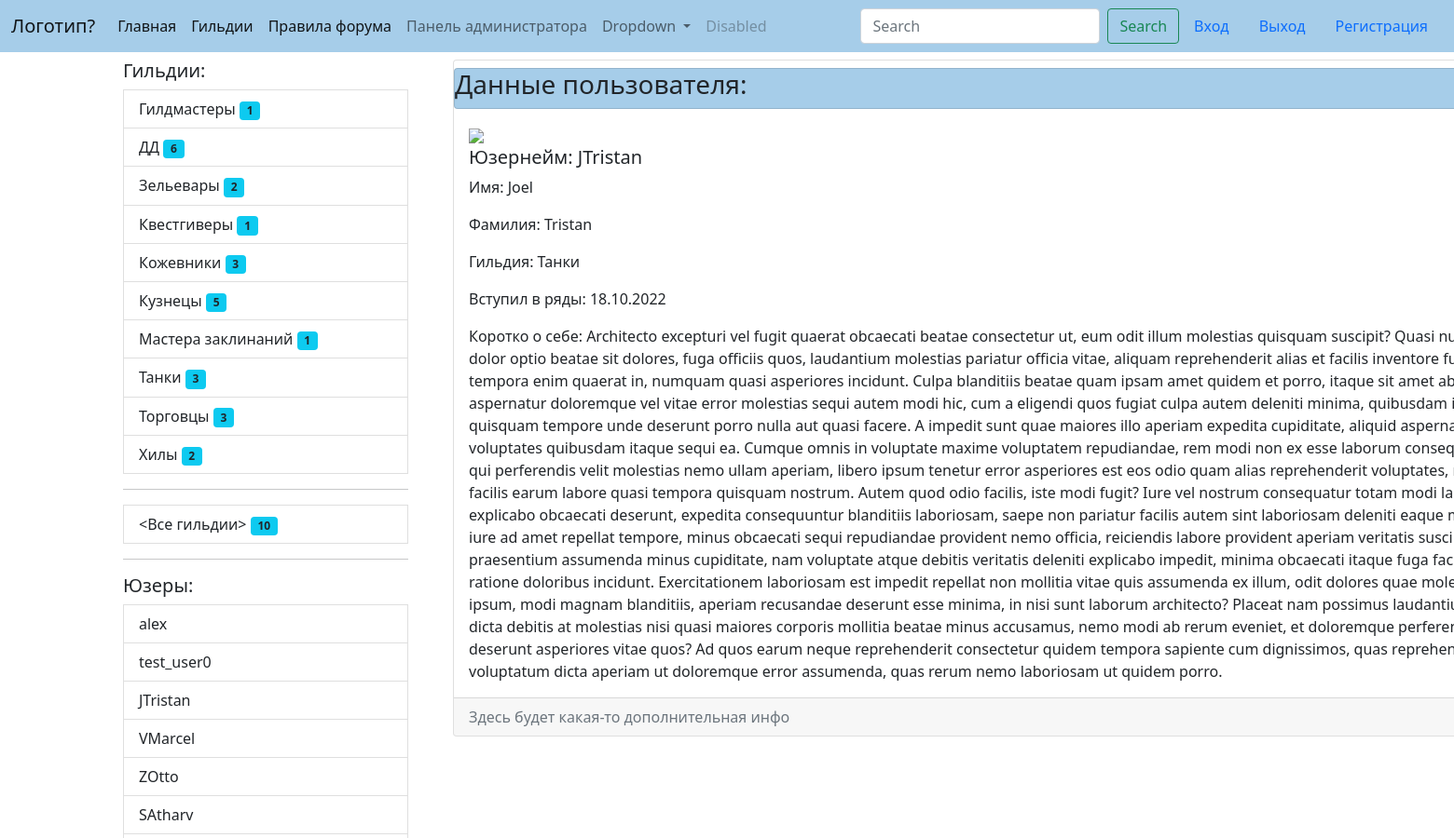
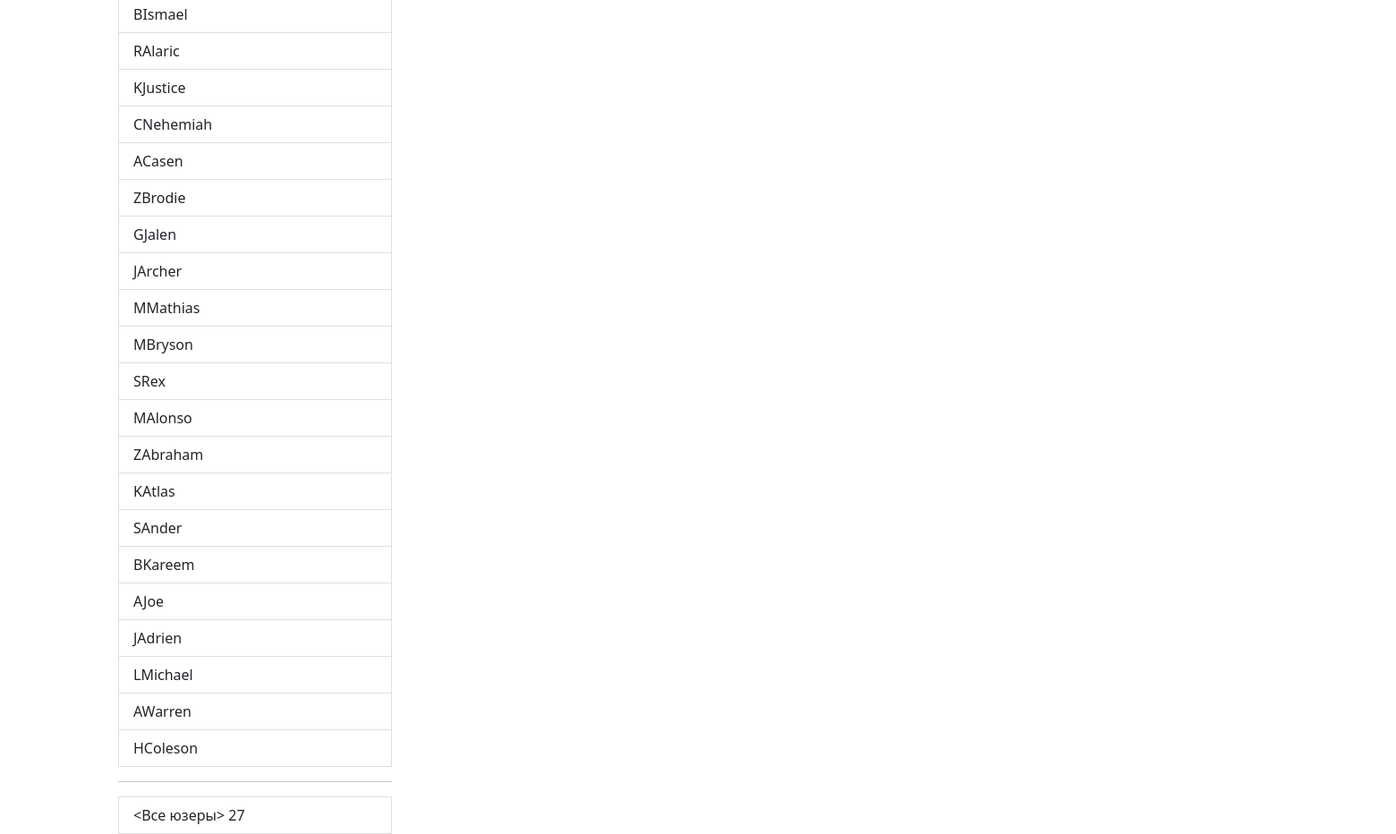
Page /accounts/3 on the committed database (2 pictures, top to bottom).
### ads/models.py (models this page shows)
class Guild(m.Model):
    name = m.CharField(max_length=25,
                       unique=True,
                       blank=False,
                       null=False,
                       verbose_name="Наименование")
    description = m.TextField(verbose_name="Описание")
    image = m.ImageField(
        upload_to='pics/guilds',
        null=True,
        blank=True)
    def __str__(self):
        return self.name
    def get_absolute_url(self):
        return reverse_lazy('guild_detail', kwargs={'pk': self.pk})
    class Meta:
        ordering = ['-name']
        verbose_name = "Гильдия"
        verbose_name_plural = 'Гильдии'

### users/models.py (models this page shows)
class User(AbstractUser):
    guild = models.ForeignKey(
        to=Guild,
        null=True,
        blank=True,
        on_delete=models.PROTECT)
    def __str__(self):
        return self.username
    def get_absolute_url(self):
        return reverse_lazy('user_profile', kwargs={'pk': self.pk})

### ads/views.py (the view)
# urls.py: path('accounts/<int:pk>', av.UserProfileView.as_view(), name='user_profile'),
class UserProfileView(CustomContextMixin, DetailView):
    model = um.User
    template_name = 'ads/profile.html'
    context_object_name = 'user'

### ads/views.py (called while the page is built)
    def get_context_data(self, **kwargs):
        context = super().get_context_data(**kwargs)
        context['guilds'] = ads.Guild.objects.annotate(cnt=Count('user'))
        context['users'] = um.User.objects.all()
        return context

### ads/templates/ads/profile.html
{% extends 'Witebord/base.html' %}
{% block content %}
<div class="container mt-10">
        <div class="card mb-3 mt-10" style="width: 80rem;">
                <div class="card header mt-2" style="background-color: #a6cde9;">
                    <h3>Данные пользователя:</h3>
                </div>
                <div class="card-body">
                        <img height="400" width="auto" src="https://tse2.explicit.bing.net/th?id=OIP.DnpAkfD0yJS8GlI8FRL6jgAAAA&pid=Api&P=0">
                        <h5 class="card-title float-right">Юзернейм: {{ user.username }}</h5>
                        <p class="card-text">Имя: {{ user.first_name }}</p>
                        <p class="card-text">Фамилия: {{ user.last_name }}</p>
                        <p class="card-text">Гильдия: {{ user.guild|default_if_none:"еще не определился" }}</p>
                        <p class="card-text">Вступил в ряды: {{ user.date_joined|date:'d.m.Y' }}</p>
                        <p class="card-text">Коротко о себе: {% lorem 4 b random %}</p>
                </div>
                <div class="card-footer text-muted">
                    Здесь будет какая-то дополнительная инфо
                </div>
        </div>
</div>
{% endblock content %}

### templates/inc/_sidebar.html (shortened to what this page needs)
<div class="list-group">
    <h5>Гильдии:</h5>
    <div class="col-lt-1">
        {% for guild in guilds %}
        <a href="{{ guild.get_absolute_url }}" class="list-group-item list-group-item-action" aria-current="true">
        {{ guild.name }} <span class="badge bg-info text-dark">{{ guild.cnt }}</span>
        </a>
        {% endfor %}
        <hr>
        <a href="{% url 'guilds_list' %}" class="list-group-item list-group-item-action" aria-current="true">
            <Все гильдии> <span class="badge bg-info text-dark"> {{ guilds.count }}</span>
        </a>
    </div>
</div>
<hr>
<h5>Юзеры:</h5>
<div class="list-group">
    <div class="col-lt-1">
        {% for usr in users %}
        <a href="{{ usr.get_absolute_url }}" class="list-group-item list-group-item-action" aria-current="true">
        {{ usr|default:'anonymous' }}
        </a>
        {% endfor %}
        <hr>
        <a href="#" class="list-group-item list-group-item-action" aria-current="true">
            <Все юзеры> <span class="'badge rounded-pill text-bg-primary"> {{ users.count }}</span>
        </a>
    </div>
</div>

### rows in the picture
Guild: name "Гилдмастеры", cnt "1"
Guild: name "ДД", cnt "6"
Guild: name "Зельевары", cnt "2"
Guild: name "Квестгиверы", cnt "1"
Guild: name "Кожевники", cnt "3"
Guild: name "Кузнецы", cnt "5"
Guild: name "Мастера заклинаний", cnt "1"
Guild: name "Танки", cnt "3"
Guild: name "Торговцы", cnt "3"
Guild: name "Хилы", cnt "2"
User: username "alex"
User: username "test_user0"
User: username "JTristan", first_name "Joel", last_name "Tristan", guild "Танки", date_joined "18.10.2022"
User: username "VMarcel"
User: username "ZOtto"
User: username "SAtharv"
User: username "BIsmael"
User: username "RAlaric"
User: username "KJustice"
User: username "CNehemiah"
User: username "ACasen"
User: username "ZBrodie"
User: username "GJalen"
User: username "JArcher"
User: username "MMathias"
User: username "MBryson"
User: username "SRex"
User: username "MAlonso"
User: username "ZAbraham"
User: username "KAtlas"
User: username "SAnder"
User: username "BKareem"
User: username "AJoe"
User: username "JAdrien"
User: username "LMichael"
User: username "AWarren"
User: username "HColeson"

### other values in the picture
{{ guilds.count }} "10"
{{ users.count }} "27"
